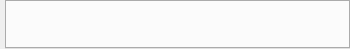
<?xml version="1.0" encoding="UTF-8"?>
<ui version="4.0">
 <class>LayersButtonsSwitcher</class>
 <widget class="QWidget" name="LayersButtonsSwitcher">
  <property name="geometry">
   <rect>
    <x>0</x>
    <y>0</y>
    <width>350</width>
    <height>49</height>
   </rect>
  </property>
  <property name="sizePolicy">
   <sizepolicy hsizetype="Fixed" vsizetype="Fixed">
    <horstretch>0</horstretch>
    <verstretch>0</verstretch>
   </sizepolicy>
  </property>
  <property name="maximumSize">
   <size>
    <width>420</width>
    <height>49</height>
   </size>
  </property>
  <property name="windowTitle">
   <string>Form</string>
  </property>
  <layout class="QHBoxLayout" name="horizontalLayout">
   <property name="sizeConstraint">
    <enum>QLayout::SetNoConstraint</enum>
   </property>
   <property name="leftMargin">
    <number>5</number>
   </property>
   <property name="topMargin">
    <number>0</number>
   </property>
   <property name="rightMargin">
    <number>0</number>
   </property>
   <property name="bottomMargin">
    <number>0</number>
   </property>
   <item>
    <widget class="QTabWidget" name="tabWidget">
     <property name="currentIndex">
      <number>-1</number>
     </property>
     <property name="usesScrollButtons">
      <bool>true</bool>
     </property>
    </widget>
   </item>
  </layout>
 </widget>
 <resources/>
 <connections/>
</ui>
